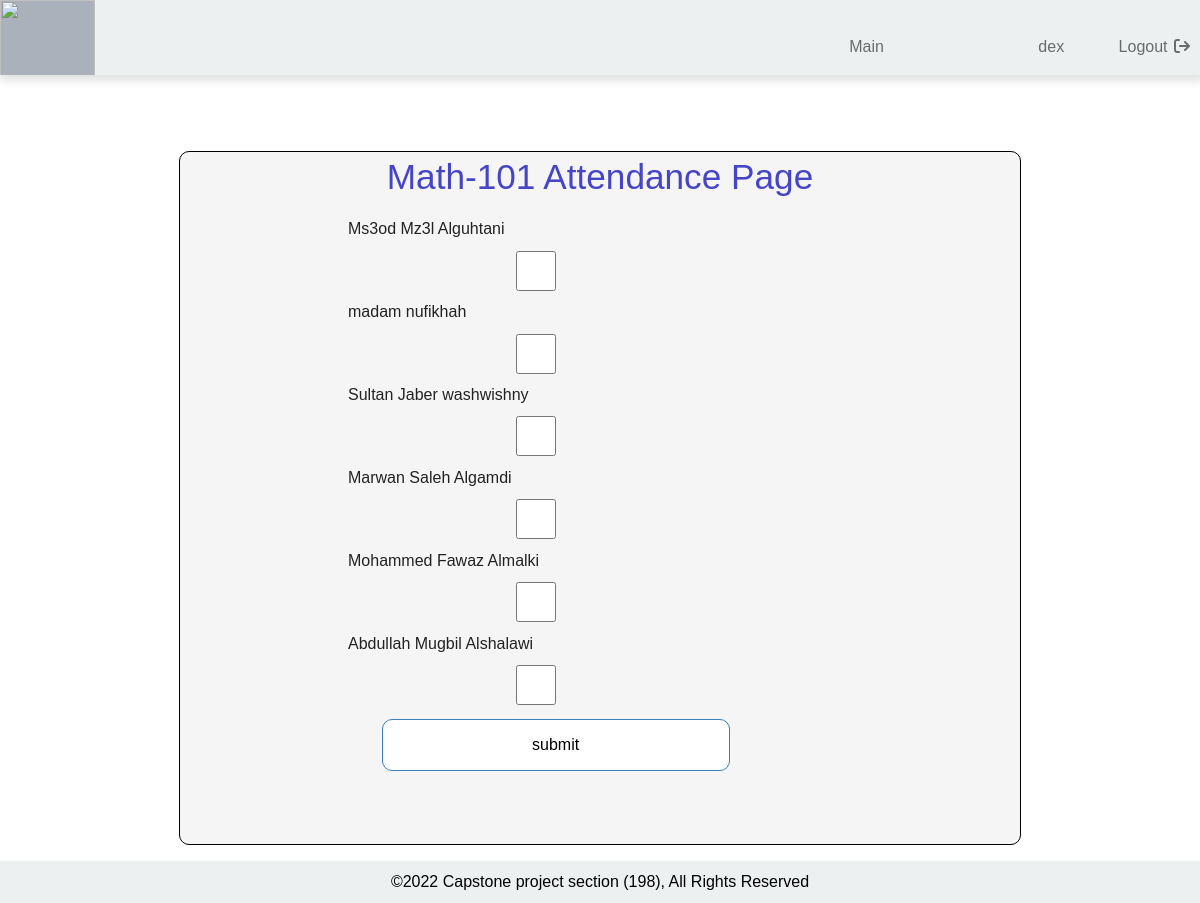
/Hadir/Classes/Math-101/Attendance (signed in), run on the app's committed database.
### HadirApp/models.py (models this page shows, shortened)
class Class(models.Model):
    instructor = models.ForeignKey(User, null=True, on_delete=models.SET_NULL)
    class_id = models.CharField(primary_key=True, max_length=3, validators=[
                                RegexValidator(r'\d{3}')])
    class_name = models.CharField(max_length=50)
    classImgs = models.FileField(max_length=300, null=True)

class Student(models.Model):
    name = models.CharField(max_length=60, unique=True)
    student_id = models.CharField(
        primary_key=True, max_length=8, validators=[RegexValidator(r'^(4)(\d{7})$')])
    reg_date = models.DateTimeField('date registered',  auto_now_add=True)
    classes = models.ManyToManyField(Class)
    def __str__(self):
        return self.name

### HadirApp/views.py (the view, shortened to what this page needs)
@login_required(login_url='/Hadir/login?next=/Hadir/Classes')
def attendance(request, class_name, class_id):
    today = date.today()
    currentClass = Class.objects.get(class_id=class_id)
    print(today)
    students = Student.objects.filter(
        classes=currentClass)  # all student in the class
    context = {'students': students,
               'class_name': class_name, 'class_id': class_id}
    return render(request, 'HadirApp/take_attendance.html', context)

### HadirApp/templates/HadirApp/take_attendance.html (shortened to what this page needs)
{% extends 'HadirApp/base.html' %}
{% block main_content %}
{% load static %}
<body>
    <div class="container">
        <div class="title">
            <h1> {{class_name}}-{{class_id}} Attendance Page</h1>
        </div>
        <div class="main">
            <div>
                <form action="" method="POST">
                    {% for student in students%}
                    <label for="{{student}}">{{student}}</label>
                    <input type="checkbox" name="student" value="{{student}}">
                    {% endfor%}
            </div>
            <div>
                <input type="submit" value="submit" class="click">
            </div>
        </div>
    </div>
</body>
</html>
{% endblock %}

### HadirApp/templates/HadirApp/base.html (shortened to what this page needs)
{% load static %}
<!DOCTYPE html>
<html lang="en">
<head>
    <link rel="stylesheet" href="{% static 'Hadir/main.css' %}">
    <link rel="stylesheet" href="{% static 'Hadir/log-reg-style.css' %}">
    <link rel="stylesheet" href="{% static 'Hadir/class.css' %}">
    <link rel="stylesheet" href="{% static 'Hadir/attendance.css' %}">
    <link rel="stylesheet" href="https://cdnjs.cloudflare.com/ajax/libs/font-awesome/6.0.0/css/all.min.css" />
</head>
<body>
    <div class="page-wrapper">
        <div class="nav-wrapper">
            <nav class="navbar">
                <a href="/Hadir/"><img src="{% static '/Hadir/media/logo.png' %}"></a>
                <ul class="nav no-search">
                    {% if user.is_authenticated %}
                    <a class="nav-item" id="main" href="/Hadir/main">Main</a>
                    <a class="nav-item" id="username">{{user.username}}</a>
                    <a class="nav-item" href="/Hadir/logout">Logout <i style="margin-left: 2px;"
                            class="fa-solid fa-arrow-right-from-bracket"></i>
                    </a>
                    {% else %}
                    <a class="nav-item" href="/Hadir/register">Register</a>
                    <a class="nav-item" href="/Hadir/login">Login</a>
                    {% endif %}
                </ul>
            </nav>
            <br>
            {% block main_content %}
            {% endblock %}
            <footer>
                <p> ©2022
                    Capstone project section (198), All Rights Reserved
                </p>
            </footer>
</body>

### HadirApp/static/Hadir/main.css (style rules this page uses)
* { margin: 0; padding: 0; box-sizing: border-box; font-family: 'Lato', 'Arial', sans-serif; scroll-behavior: smooth; }
h1, p { text-align: center; line-height: 1.4; }
h1 { font-size: 2.2rem; }
.page-wrapper { width: 100%; height: auto; }
.nav-wrapper { width: 100%; position: -webkit-sticky; background-color: #fff; min-height: 100vh; }
.navbar { display: grid; grid-template-columns: 1fr 3fr; align-items: center; height: 75px; overflow: hidden; background: #ECF0F1; box-shadow: 2px 2px 10px 3px #ddd; }
#main { align-self: center; position: relative; right: 100px; }
.navbar img { height: 90px; width: 95px; background: rgba(17, 31, 62, 0.3) }
.navbar ul { list-style: none; position: relative; right: 10px; justify-self: end; }
#username { color: #6b6b6b; user-select: none; }
.nav-item { padding-left: 50px; color: #6b6b6b; font-weight: 400; text-decoration: none; }
.no-search { transform: translate(0); transition: transform 0.7s ease-in-out; }
input { border: 0; border-left: 1px solid #ccc; border-radius: 0; outline: 0; padding: 5px; }
footer { width: 100%; position: absolute; bottom: 0; padding: 10px 0 10px 0; font-family: Arial, Helvetica, sans-serif; background-color: #ECF0F1; border-top-left-radius: 7px; }
footer p { margin: 0 3px; font-size: 16px; font-weight: 400; }

### HadirApp/static/Hadir/log-reg-style.css (style rules this page uses)
html { scroll-behavior: smooth; height: 100%; background-image: url('https://images.unsplash.com/photo-1435224668334-0f82ec57b605?ixlib=rb-1.2.1&ixid=MnwxMjA3fDB8MHxwaG90by1yZWxhdGVkfDd8fHxlbnwwfHx8fA%3D%3D&w=1000&q=80'); background-position: center; background-repeat: no-repeat; background-size: cover; }
footer p { color: black; }

### HadirApp/static/Hadir/class.css (style rules this page uses)
html { scroll-behavior: smooth; height: 100%; background: #eef0ef; background-position: center; background-repeat: no-repeat; background-size: cover; }
.container h1 { color: rgb(69, 69, 198); margin-bottom: 20px; }

### HadirApp/static/Hadir/attendance.css (style rules this page uses)
body { background-color: #b6b4b4; font-family: Helvetica, sans-serif; color: #222; scroll-behavior: smooth; }
* { margin: 0; padding: 0; border: 0; font-size: 100%; font: inherit; vertical-align: baseline; box-sizing: content-box; }
body { line-height: 1; }
ol, ul { list-style: none; }

### HadirApp/templates/HadirApp/take_attendance.html (style rules this page uses)
footer { bottom: auto; }
.container { background-color: whitesmoke; width: 70%; margin: 5% auto 0 auto; border-radius: 10px; padding-bottom: 5%; border: 1px solid black; }
.main { margin-left: 20%; }
.title { margin-bottom: 2%; }
select, input { display: block; margin: 2% 3%; width: 50%; height: 40px; border-radius: 10px; }
input { border: 16px black; border: 1px solid black; }
.click { background-color: #FFF; border: 2px #000; margin-left: 5%; cursor: pointer; transition: .2s ease-in-out 0s; border: 1px solid rgb(57, 129, 188); }

### data on the page
Class: class_name "Math"
Student: name "Ms3od Mz3l Alguhtani"
Student: name "madam nufikhah"
Student: name "Sultan Jaber washwishny"
Student: name "Marwan Saleh Algamdi"
Student: name "Mohammed Fawaz Almalki"
Student: name "Abdullah Mugbil Alshalawi"

### other printed values
{{ user.username }} "dex"
{{ class_id }} "101"
